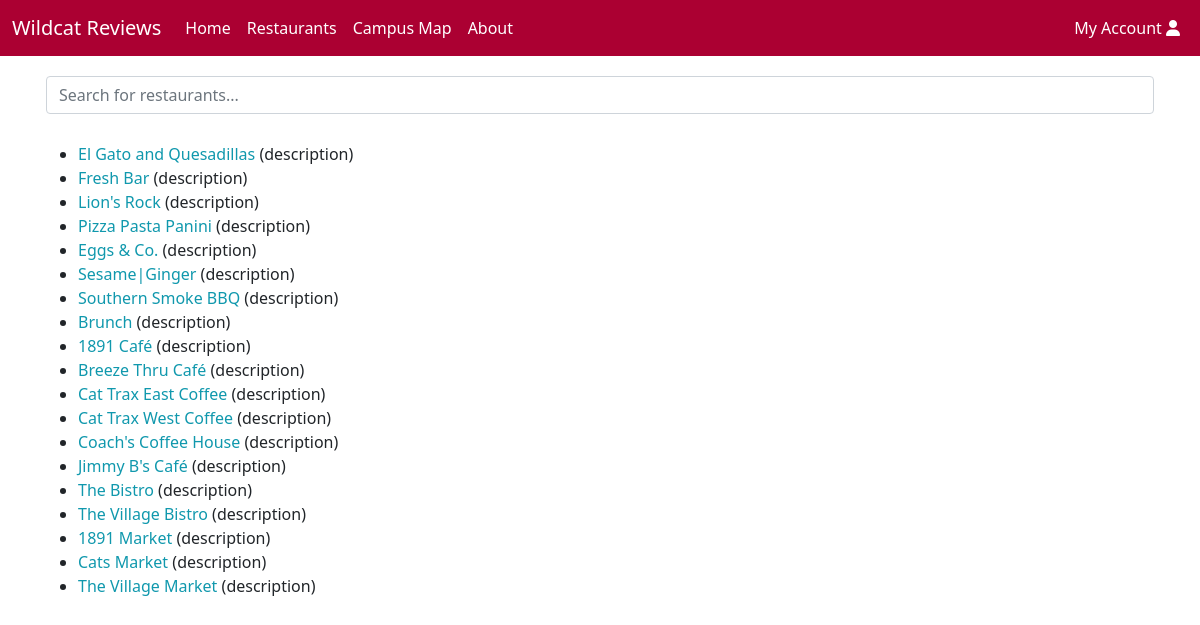
The app's page /search/ with its own data.
### reviews/models.py (models this page shows, shortened)
class Restaurant(models.Model):
    name = models.CharField(max_length=200)
    description = models.CharField(max_length=200, default="description")
    location = models.CharField(max_length=200, default="location")
    style = models.CharField(max_length=30)
    def get_absolute_url(self):
        return reverse('restaurant-detail', args=[str(self.id)])

### reviews/views.py (the view)
# urls.py: path('search/', views.RestaurantSearch, name='restaurant-search'),
def RestaurantSearch(request):
    if request.method == "GET":
        query_name = request.GET.get('q', None)
        if query_name:
            if query_name.lower() == "cafe":
                query_name = "Café"
            results = Restaurant.objects.filter(
            Q(name__icontains=query_name) | Q(style__icontains=query_name)
            )
            return render(request, 'reviews/restaurant_search.html', {"results":results, "query":query_name})
        else:
            results = Restaurant.objects.all()
            return render(request, 'reviews/restaurant_search.html', {"results":results})

### reviews/templates/reviews/restaurant_search.html (shortened to what this page needs)
{% extends "base_nosearch.html" %}
{% block content %}
<ul>
    {% for restaurant in results %}
      <li>
        <a href="{{ restaurant.get_absolute_url }}">{{ restaurant.name }}</a> ({{restaurant.description}})
      </li>
    {% endfor %}
{% endblock %}

### reviews/static/css/style.css (style rules this page uses)
body, html { height: 100%; }
a:link { color: #1098ad; text-decoration: none; }

### records on screen
Restaurant: name "El Gato and Quesadillas", description "description"
Restaurant: name "Fresh Bar", description "description"
Restaurant: name "Lion's Rock", description "description"
Restaurant: name "Pizza Pasta Panini", description "description"
Restaurant: name "Eggs & Co.", description "description"
Restaurant: name "Sesame|Ginger", description "description"
Restaurant: name "Southern Smoke BBQ", description "description"
Restaurant: name "Brunch", description "description"
Restaurant: name "1891 Café", description "description"
Restaurant: name "Breeze Thru Café", description "description"
Restaurant: name "Cat Trax East Coffee", description "description"
Restaurant: name "Cat Trax West Coffee", description "description"
Restaurant: name "Coach's Coffee House", description "description"
Restaurant: name "Jimmy B's Café", description "description"
Restaurant: name "The Bistro", description "description"
Restaurant: name "The Village Bistro", description "description"
Restaurant: name "1891 Market", description "description"
Restaurant: name "Cats Market", description "description"
Restaurant: name "The Village Market", description "description"
